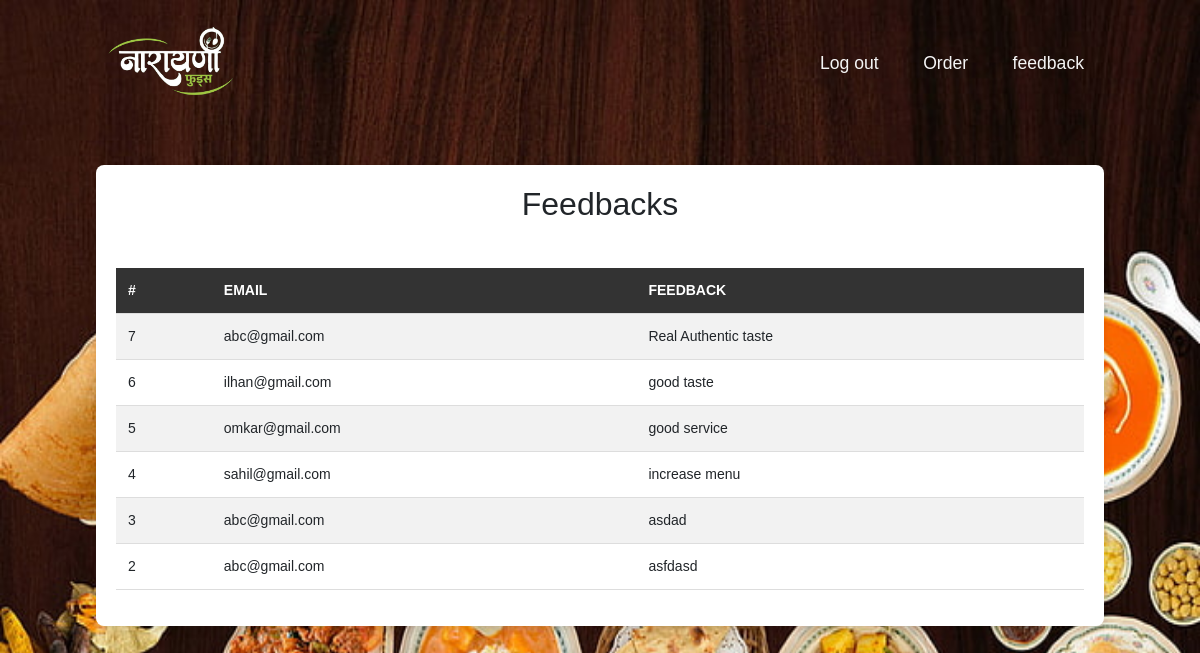
Page /feedback.php on the committed database.
### tables this page shows
CREATE TABLE `feedback` (
  `id` int(100) NOT NULL,
  `email` varchar(20) NOT NULL,
  `message` varchar(500) NOT NULL
);

### feedback.php (the view, shortened to what this page needs)
<?php
$conn = new mysqli("localhost","root","","narayanifoods");
$sql = "SELECT * FROM feedback ORDER BY id DESC";
$result = $conn->query($sql);
?>
<!DOCTYPE html>
<html lang="en">
<head>
    <link rel="stylesheet" href="stylelogin11.css">
    <link href="https://cdn.jsdelivr.net/npm/bootstrap@5.3.0-alpha1/dist/css/bootstrap.min.css" rel="stylesheet">
</head>
<body>
<div class="container1">
     <div class="navbar">
    <img src="logos/mainlogo1.png" class="logo">
    <nav>
            <a href="index.html">Log out<span></span></a>
            <a href="admin_panel.php">Order<span></span></a>
            <a href="feedback.php">feedback<span></span></a>
    </nav>
</div>
    <div class="container mt-5">
        <h2 class="text-center mb-4">Feedbacks</h2>
        <div class="table-responsive">
            <table class="table table-striped table-hover">
                <thead class="table-dark">
                    <tr>
                        <th>#</th>
                        <th>Email</th>
                        <th>Feedback</th>
                    </tr>
                </thead>
                <tbody>
                    <?php
                    if ($result->num_rows > 0) {
                        while ($row = $result->fetch_assoc()) {
                            echo "<tr>";
                            echo "<td>" . $row["id"] . "</td>";
                            echo "<td>" . $row["email"] . "</td>";
                            echo "<td>" . $row["message"] . "</td>";
                            echo "</tr>";
                        }
                    } else {
                        echo "<tr><td colspan='5'>No messages found</td></tr>";
                    }
                    ?>
                </tbody>
            </table>
        </div>
    </div>
</body>
</html>

### stylelogin11.css (style rules this page uses)
* { margin: 0; padding: 0; font-family: 'Poppins', sans-serif; box-sizing: border-box; }
.container1 { width: 100%; min-height: 100vh; background-size: cover; background-position: center; padding: 10px 8%; }
.navbar { padding: 15px 30px; display: flex; align-items: center; }
nav { flex: 1; text-align: right; }
nav a { text-decoration: none; padding: 6px 20px; color: whitesmoke; font-weight: 500; font-size: 1.1em; position: relative; transition: .5s; }
.logo { width: 150px; }
.container { max-width: 1300px; margin: auto; padding-left: 25px; padding-right: 25px; }

### feedback.php (style rules this page uses)
body { background-image: url('images/background2.jpg'); background-repeat: no-repeat; background-attachment: fixed; background-size: 100% 100%; }
.container { background-color: #ffffffff; border-radius: 8px; box-shadow: 0 4px 10px rgba(0, 0, 0, 0.1); padding: 20px; margin-top: 20px; overflow: hidden; }
.table-responsive { overflow-x: auto; }
.table { width: 100%; border-collapse: collapse; margin-top: 20px; }
.table th, .table td { padding: 12px; text-align: left; border-bottom: 1px solid #ddd; }
.table th { background-color: #333; color: #fff; text-transform: uppercase; font-size: 14px; }
.table td { font-size: 14px; }
.table-striped tbody tr:nth-child(odd) { background-color: #f9f9f9; }

### rows in the picture
feedback: id "7", email "abc@gmail.com", message "Real Authentic taste"
feedback: id "6", email "ilhan@gmail.com", message "good taste"
feedback: id "5", email "omkar@gmail.com", message "good service"
feedback: id "4", email "sahil@gmail.com", message "increase menu"
feedback: id "3", email "abc@gmail.com", message "asdad"
feedback: id "2", email "abc@gmail.com", message "asfdasd"
